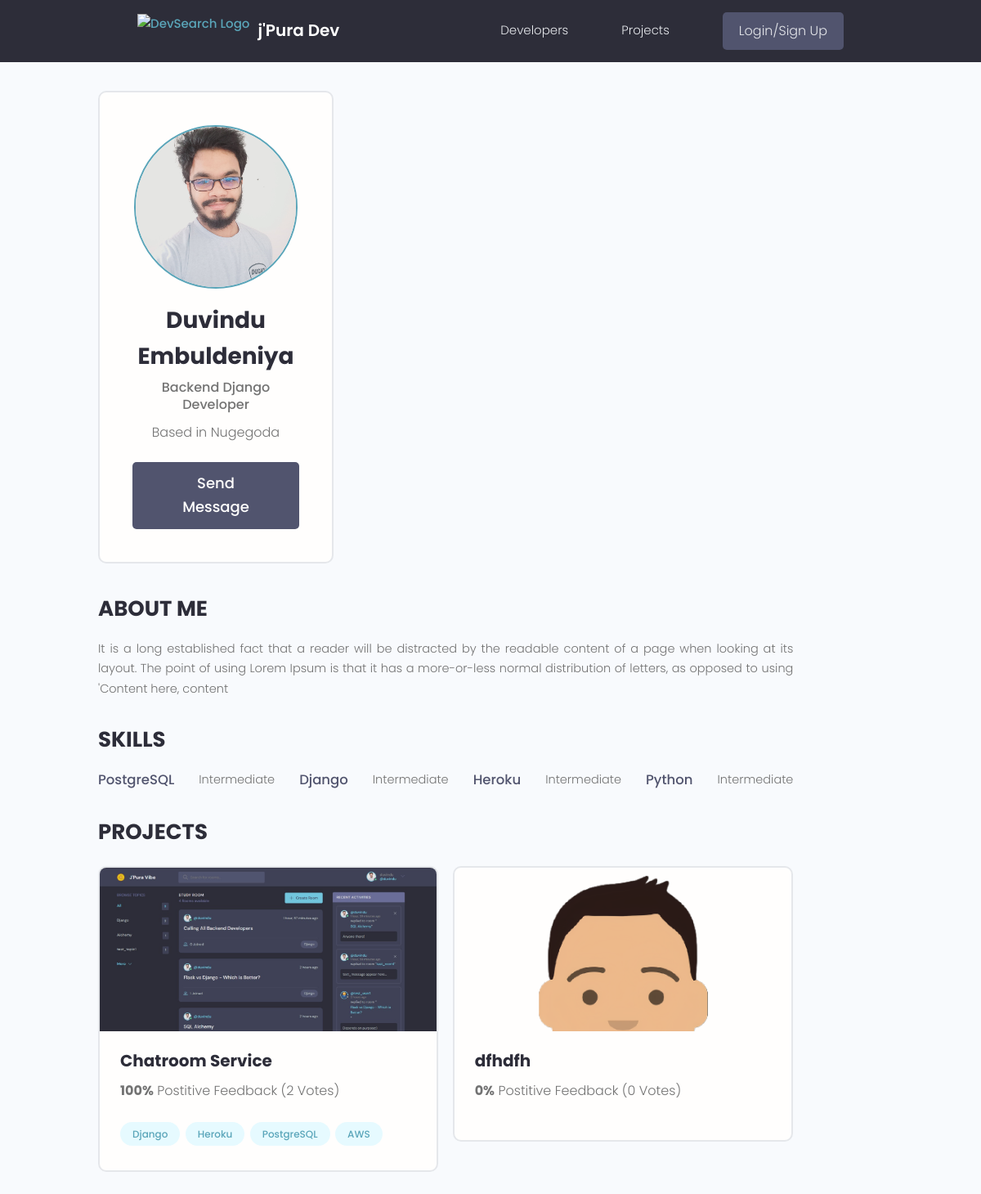
The page /profile/duvindu/ on the database its author committed.
### home/models.py (models this page shows, shortened)
class Profile(models.Model):
    user = models.OneToOneField(User, on_delete=models.CASCADE)
    username = models.CharField(max_length=200, null=True)
    name = models.CharField(max_length=200, null=True)
    location = models.CharField(max_length=200, null=True)
    intro = models.CharField(max_length=200, null = True)
    bio = models.TextField(null=True)
    image = models.ImageField(upload_to = 'profile/', default='profile/default.png', null=True, blank=True)
    created = models.DateTimeField(auto_now_add=True)
    class Meta:
        ordering = ['created']
    @property
    def imageURL(self):
        try:
            return self.image.url
        except:
            return '/images/profile/default.png'

class Skill(models.Model):
    owner = models.ForeignKey(User, on_delete=models.CASCADE)
    name = models.CharField(max_length=200)
    description = models.TextField()
    created = models.DateTimeField(auto_now_add=True)

class Project(models.Model):
    owner = models.ForeignKey(User, on_delete=models.CASCADE)
    title = models.CharField(max_length=200)
    image = models.ImageField(upload_to = 'project/', default='project/default.jpg', null=True, blank=True)
    description = models.TextField()
    source_link = models.CharField(max_length=200, null=True, blank=True)
    vote_total = models.IntegerField(default=0)
    vote_ratio = models.IntegerField(default=0)
    created = models.DateTimeField(auto_now_add=True)
    class Meta:
        ordering = ['-vote_ratio', '-vote_total']
    @property
    def imageURL(self):
        try:
            return self.image.url
        except:
            return '/images/project/default.jpg'

class Tag(models.Model):
    project = models.ForeignKey(Project, on_delete=models.CASCADE)
    name = models.CharField(max_length=200)
    created = models.DateTimeField(auto_now_add=True)

### home/views.py (the view)
# urls.py: path('profile/<str:username>/', userProfile, name = 'user-profile'),
def userProfile(request, username): #home single-developer's page click
    profile = Profile.objects.get(username = username)
    skills = profile.user.skill_set.all()
    projects = profile.user.project_set.all()
    context = {'profile': profile, 'skills': skills, 'projects': projects}
    return render(request, 'home/user_profile.html', context)

### home/templates/home/user_profile.html
{% extends 'base.html' %}
{% block content %}
<main class="profile my-md">
    <div class="container">
      <div class="layout">
        <div class="column column--1of3">
          <div class="card text-center">
            <div class="card__body dev">
              <img class="avatar avatar--xl" src="{{profile.imageURL}}" />
              <h2 class="dev__name">{{profile.name}}</h2>
              <p class="dev__title">{{profile.intro}}</p>
              <p class="dev__location">Based in {{profile.location}}</p>
              <br>
              {% if request.user == profile.user %}
              {% else %}
                <a href="{% url 'create-message' profile.user.pk %}" class="btn btn--sub btn--lg">Send Message </a>
              {% endif %}
            </div>
          </div>
        </div>
        <div class="column column--2of3">
          <div class="devInfo">
            <h3 class="devInfo__title">About Me</h3>
            <p class="devInfo__about">
                {{profile.bio}}
            </p>
          </div>
          <div class="devInfo">
            <h3 class="devInfo__title">Skills</h3>
            <div class="devInfo__skills">
              <div class="devSkill">
                {% for skill in skills %}
                <h4 class="devSkill__title">{{skill.name}}</h4>
                <p class="devSkill__info">
                  {{skill.description|slice:'100'}}
                </p>
                {% endfor %}
              </div>
            </div>
          </div>
          <div class="devInfo">
            <h3 class="devInfo__title">Projects</h3>
            <div class="grid grid--two">
            {% for project in projects %}
              <div class="column">
                <div class="card project">
                  <a href="{% url 'project' project.id %}" class="project">
                    <div style="width: 100%; height: 200px; overflow: hidden; position: relative;">
                      <img style="width: 100%; height: auto; object-fit: contain; "
                      class="project__thumbnail" src="{{project.imageURL}}" alt="project thumbnail" />
                    </div>
                    <div class="card__body">
                      <h3 class="project__title">{{project.title}}</h3>
                      <p class="project--rating">
                        <span style="font-weight: bold;">{{project.vote_ratio}}%</span> Postitive
                        Feedback ({{project.vote_total}} Vote{{project.vote_total|pluralize:'s'}})
                      </p>
                      <div class="project__tags">
                        {% for tag in project.tag_set.all %}
                        <span class="tag tag--pill tag--main">
                          <small>{{tag.name}}</small>
                        </span>
                        {% endfor %}
                      </div>
                    </div>
                  </a>
                </div>
              </div>
            {% endfor %}
            </div>
          </div>
        </div>
      </div>
    </div>
  </main>
{% endblock content %}

### static/css/main.css (style rules this page uses)
:root { --color-sub: #2d2d39; }
.btn--sub { background-color: var(--color-sub-light); }
.card { border: 2px solid var(--color-light); }
img { width: 100%; }
.profile .card > .dev { padding: 4rem; }
.dev__name { color: var(--color-sub); font-size: 2.8rem; font-weight: 700; margin-top: 1rem; margin-bottom: 0.5rem; }
.dev__title { font-size: 1.6rem; font-weight: 500; line-height: 1.3; }
.dev__location { margin-top: 1rem; }
.devInfo { margin-bottom: 3rem; }
.devInfo__title, .devInfo__subtitle { font-size: 2.6rem; color: var(--color-sub); text-transform: uppercase; font-weight: 700; margin-bottom: 1.5rem; }
.devInfo__about, .devSkill__info { font-size: 1.45rem; line-height: 1.7; text-align: justify; }
.devSkill { margin-bottom: 3rem; }
.devSkill__title { font-size: 1.65rem; font-weight: 500; color: var(--color-sub-light); }
@media screen and (min-width: 700px) { .devSkill { display: flex; justify-content: space-between; gap: 3rem; } }
@media screen and (min-width: 700px) { .devSkill__info { flex-basis: 80%; } }
.project--rating { margin-bottom: 1.6em; margin-top: .5em; }
.project__thumbnail { height: 25rem; object-fit: cover; object-position: top center; }
.project__title { font-size: 2rem; font-weight: 700; color: var(--color-sub); }

### static/uikit/styles/modules/_variables.css (style rules this page uses)
:root { --color-main: #5aa5b9; --color-main-light: #e6faff; --color-sub: #3f4156; --color-sub-light: #51546e; --color-sub-lighter: #ededfd; --color-text: #737373; --color-gray: #8b8b8b; --color-light: #e5e7eb; --color-light-gray: #767676; --color-bg: #f8fafd; --color-white: #fffefd; --color-white-light: #f3f3f3; --color-success: #359e64; --color-success-bg: #def8e8; --color-error: #fc4b0b; --color-error-bg: #fff2ee; --font-base: 'Poppins', arial, helvetica, 'Segoe UI', roboto, ubuntu, sans-serif; --font-monospace: 'Fira Code', 'Courier New', courier, monospace; --font-regular: 300; --font-medium: 500; --font-bold: 700; --generic-shadow: 1px 1px 5px #00000010; --generic-transition: all 0.3s ease-in-out; }

### static/uikit/styles/modules/_base.css (style rules this page uses)
* { margin: 0; padding: 0; box-sizing: border-box; text-rendering: optimizeLegibility; color: inherit; font-size: inherit; }
html { font-size: 50%; }
@media only screen and (min-width: 480px) { html { font-size: 56.25%; } }
@media only screen and (min-width: 1200px) { html { font-size: 62.5%; } }
body { line-height: 1.6; font-weight: 400; font-size: 1.5rem; color: var(--color-text); background-color: var(--color-bg); min-height: 100vh; }

### static/uikit/styles/modules/_typography.css (style rules this page uses)
* { font-family: var(--font-base); }
h2 { font-size: 3.6rem; font-weight: var(--font-bold); }
h3 { font-size: 3.2rem; font-weight: var(--font-medium); }
h4 { font-size: 2.8rem; font-weight: var(--font-medium); }
p, span, strong { font-size: 1.6rem; color: var(--color-text); font-weight: var(--font-regular); }
a { padding-bottom: 2px; text-decoration: none; display: inline-block; color: var(--color-main); font-weight: var(--font-medium); }

### static/uikit/styles/modules/_utilities.css (style rules this page uses)
.container { width: 92%; max-width: 165rem; margin: 0 auto; box-sizing: border-box; }
@media screen and (min-width: 1000px) { .container { width: 90%; } }
@media screen and (min-width: 1200px) { .container { width: 80%; } }
.text-center { text-align: center; }
.my-md { margin: 3rem auto; }

### static/uikit/styles/modules/_avatar.css (style rules this page uses)
.avatar { border-radius: 50%; border: 2px solid var(--color-main); object-fit: cover; }
.avatar--xl { height: 20rem; width: 20rem; }

### static/uikit/styles/modules/_button.css (style rules this page uses)
.btn { display: inline-block; position: relative; cursor: pointer; background-color: var(--color-light); font-weight: var(--font-medium); color: var(--color-sub); text-decoration: none; padding: 1rem 2rem; border-radius: 0.5rem; border: none; width: -webkit-fit-content; width: -moz-fit-content; width: fit-content; height: -webkit-fit-content; height: -moz-fit-content; height: fit-content; font-size: 1.6rem; outline-width: 0; outline-color: transparent; -webkit-backface-visibility: hidden; backface-visibility: hidden; transition: all 0.3s ease-in-out; }
.btn--sub { background-color: var(--color-sub); color: var(--color-white); }
.btn--lg { font-size: 1.8rem; padding: 1.2rem 4.5rem; }

### static/uikit/styles/modules/_card.css (style rules this page uses)
.card { border-radius: 1rem; background-color: var(--color-white); border: 1.5px solid var(--color-light); width: auto; height: auto; margin-top: 0.5rem; margin-bottom: 0.5rem; overflow: hidden; }
.card__body, .card__header { padding: 2rem 2.5rem; }

### static/uikit/styles/modules/_layout.css (style rules this page uses)
.layout { display: flex; flex-flow: row wrap; justify-content: space-between; }
.layout > .column { margin-bottom: 3rem; }
.layout > .column.column--1of3 { flex-basis: 30%; }
.layout > .column.column--2of3 { flex-basis: 64%; }

### rows shown on the page
Profile: imageURL (picture), name "Duvindu Embuldeniya", intro "Backend Django Developer", location "Nugegoda", bio "It is a long established fact that a reader will be distracted by the readable content of a page when looking at its layout. The point of using Lorem Ipsum is that it has a more-or-less normal distribution of letters, as opposed to using 'Content here, content"
Skill: name "PostgreSQL", description "Intermediate"
Skill: name "Django", description "Intermediate"
Skill: name "Heroku", description "Intermediate"
Skill: name "Python", description "Intermediate"
Project: imageURL (picture), title "Chatroom Service", vote_ratio "100", vote_total "2"
Tag: name "Django"
Tag: name "Heroku"
Tag: name "PostgreSQL"
Tag: name "AWS"
Project: imageURL (picture), title "dfhdfh", vote_ratio "0", vote_total "0"
